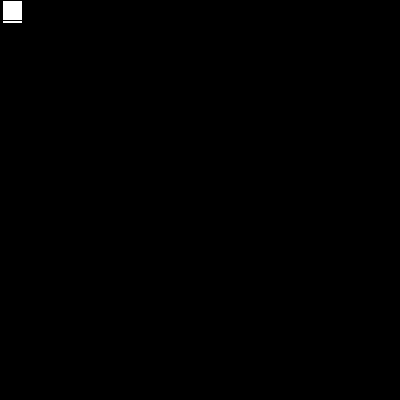
Frame 1 (no input)
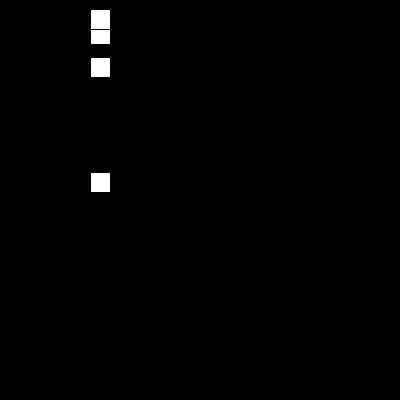
Frame 60 (the mouse pressed at the canvas centre just before this capture)
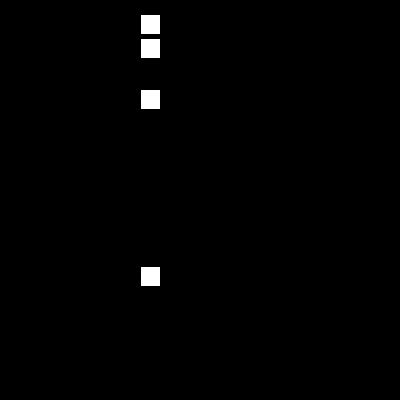
Frame 120 (the mouse held since frame 60 and released just before this capture)

The Processing sketch that drew these frames (run headless with seeded random() and noise(); from frame 60 on, the mouse is pressed at the canvas centre):

// Processing sketch: data_arrays_vectors
// ── data_arrays_vectors.pde
int[] numbers = { 
  90, 300, 30, 1
};  // Alternate syntax
int totalNums = 0;
Drop[] drops;
float min = 0;
float max = 0;
int topMargin = 20;

void setup() {
  size(400, 400);
  smooth();
  background(0);
  loadData();
}

void draw() {
  background(0);
  show();
  for (Drop d : drops) {
    d.update();
    d.render();
  }
}

void loadData() {
  drops = new Drop[numbers.length]; 

  for (int i = 0; i<numbers.length; i++) {
    int num = numbers[i];
    drops[i] = new Drop();
  }
}
void show() {
  for (int i = 0; i<numbers.length; i++) {
    drops[i].tpos.x = width/2;
    min = min(numbers);
    max = max(numbers);
    int dataIs = numbers[i];
    drops[i].tpos.y = map (dataIs,min, max, topMargin, height-topMargin);
  }
}


// ── Drop.pde
// Learning Processing
// Daniel Shiffman
// http://www.learningprocessing.com

// Example 10-7: Drops one at a time

class Drop {
  PVector pos = new PVector(); //the famous PVector
  PVector tpos = new PVector(); //the amazingness of PVectors: we can define a target
  float lerpVal = .01;
  
  void update(){
  pos.x = lerp(pos.x, tpos.x, lerpVal); //magical lerping function - goes from the initial pos (0) to tpos
  pos.y = lerp(pos.y, tpos.y, lerpVal); //magical lerping from 0 to target
}

void render() {
  pushMatrix();
  //    rotate(hourly);
  rect(pos.x, pos.y, 20, 20);
  popMatrix();
}

}
